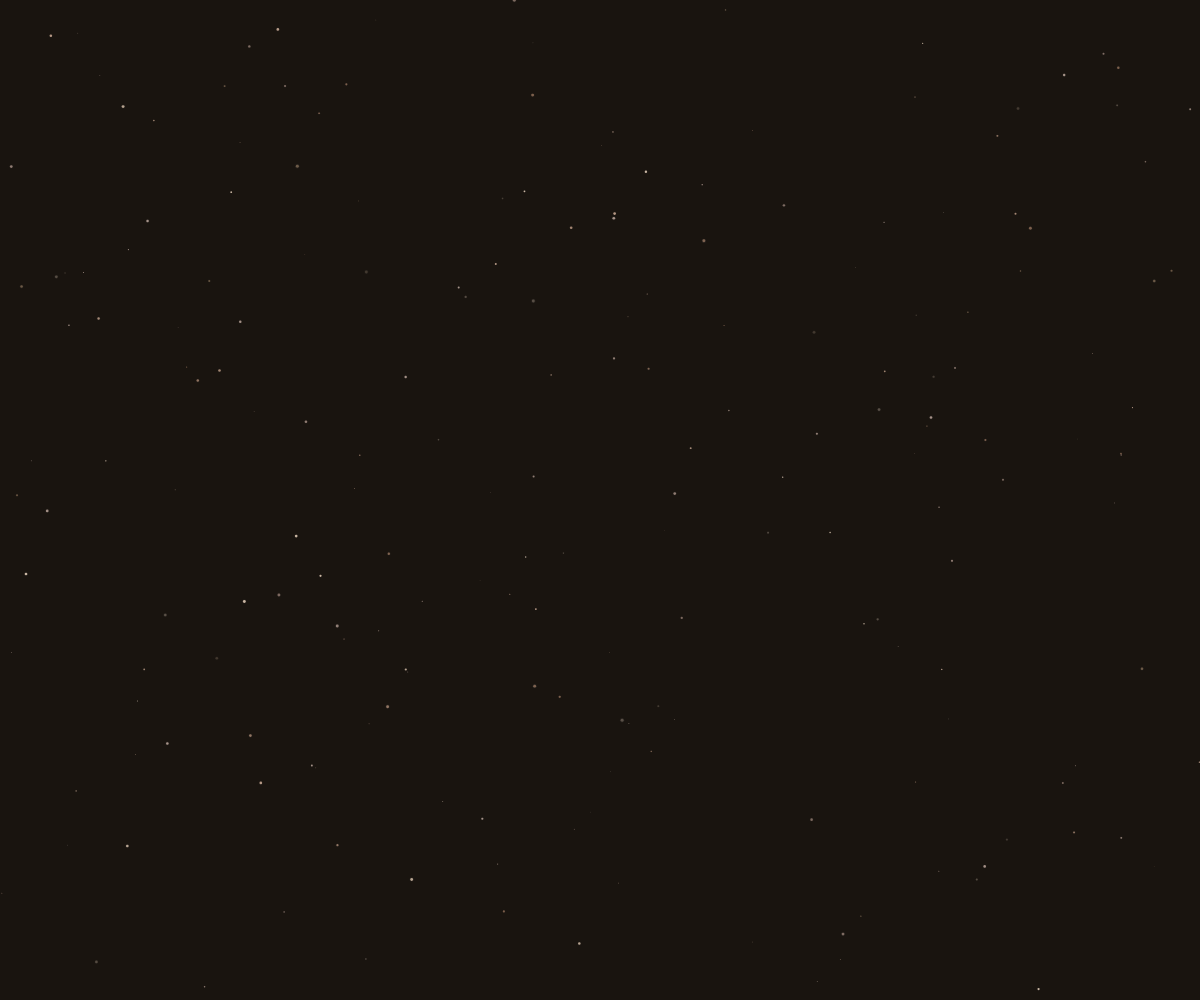
Frame 1 (no input)
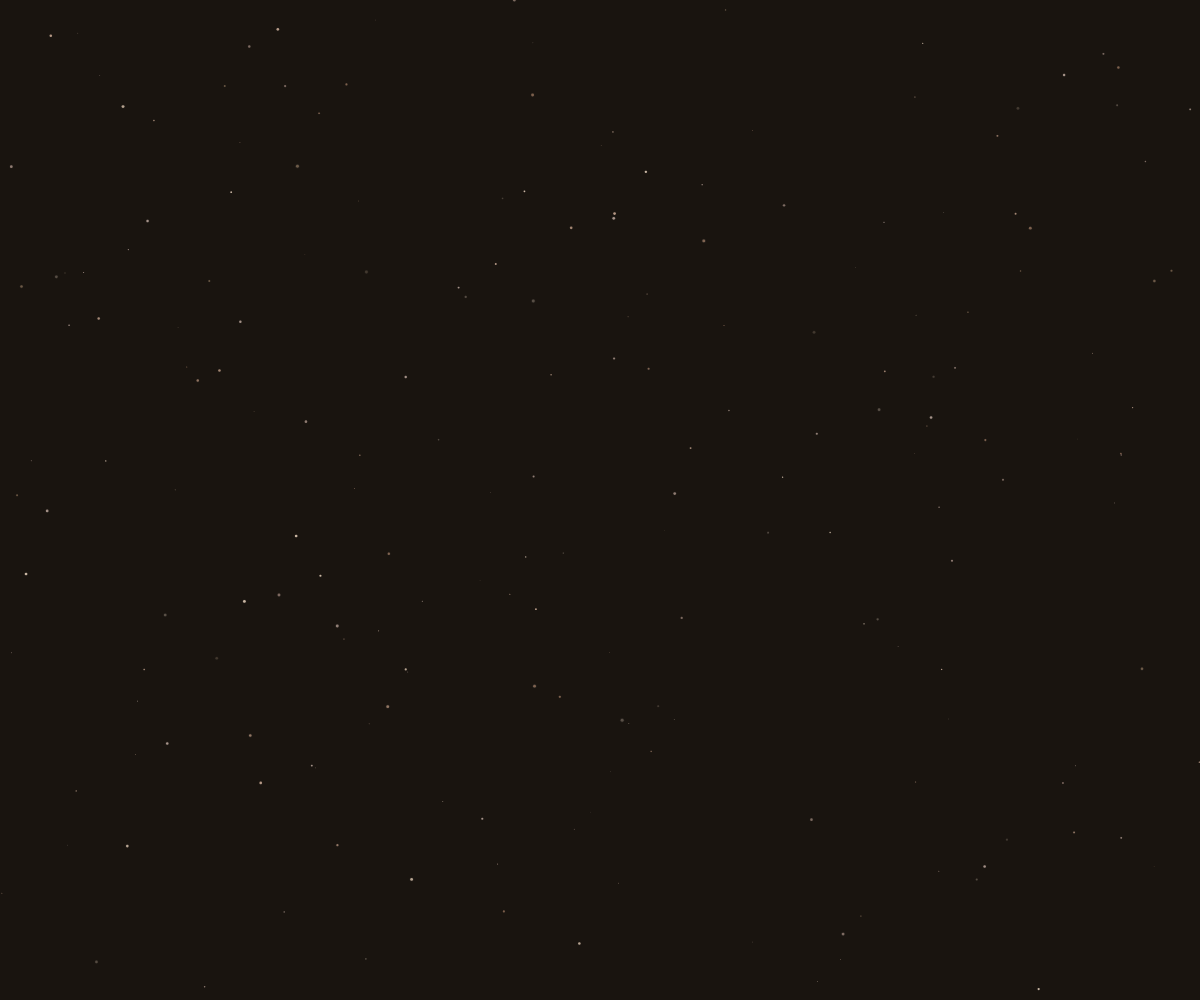
Frame 60 (no input)
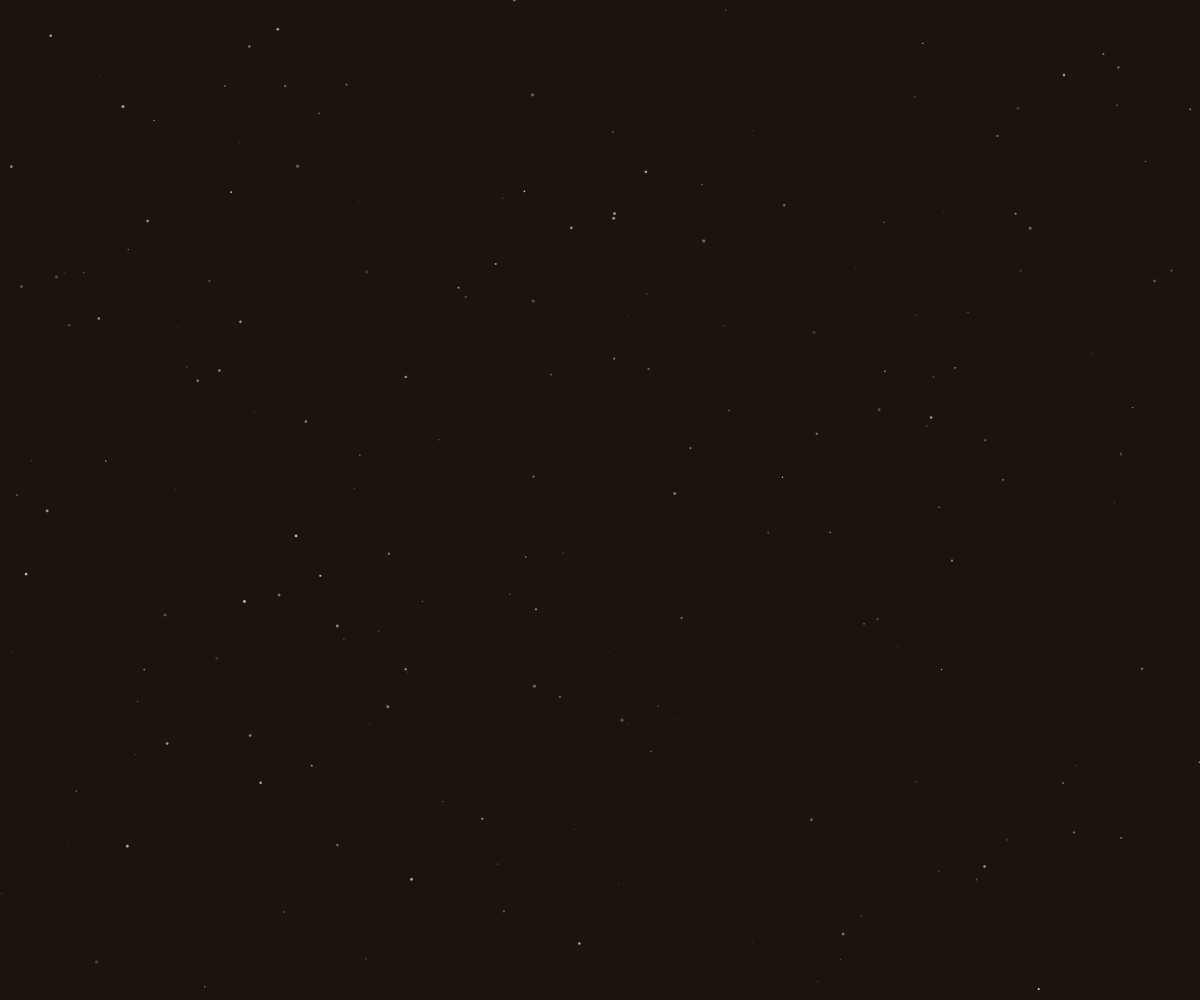
Frame 120 (the mouse pressed at the canvas centre since frame 60)

The p5.js sketch that drew these frames (run headless with seeded random() and noise() and a simulated clock; from frame 60 on, the mouse is pressed at the canvas centre):

// p5.js sketch
// ── sketch.js
let shelves = [];
let woolThreads = [];
let colors = [];

function setup() {
  createCanvas(windowWidth, windowHeight);
  
  // Muted organic palette inspired by knitted wool and decayed wood
  colors = [
    color(100, 80, 60),   // Deep brown
    color(120, 90, 70),   // Medium brown
    color(140, 110, 90),  // Light brown
    color(160, 130, 110), // Pale brown
    color(180, 150, 130), // Very pale brown
    color(120, 100, 90),  // Muted tan
    color(140, 120, 110), // Soft beige
    color(160, 140, 130), // Cream
    color(80, 70, 60),    // Darker wood tone
    color(60, 50, 40),    // Very dark brown
    color(200, 180, 160), // Pale grayish brown
    color(180, 160, 140)  // Soft muted brown
  ];
  
  // Create library shelves with decayed wood texture
  for (let i = 0; i < 8; i++) {
    let y = map(i, 0, 7, height * 0.2, height * 0.8);
    let shelfHeight = random(15, 30);
    let shelfWidth = random(width * 0.4, width * 0.8);
    let x = (width - shelfWidth) / 2;
    
    shelves.push({
      x: x,
      y: y,
      width: shelfWidth,
      height: shelfHeight,
      color: random(colors),
      texture: []
    });
    
    // Add wood grain texture to shelves
    for (let j = 0; j < 50; j++) {
      shelves[i].texture.push({
        x: random(shelfWidth),
        y: random(shelfHeight),
        w: random(1, 3),
        h: random(0.5, 1.5)
      });
    }
  }
  
  // Create accumulated wool threads
  for (let i = 0; i < 200; i++) {
    woolThreads.push({
      x: random(width),
      y: random(height),
      size: random(0.5, 3),
      color: random(colors),
      opacity: random(30, 80),
      speed: random(0.001, 0.005),
      offset: random(TWO_PI)
    });
  }
}

function draw() {
  background(25, 20, 15);
  
  // Draw shelves with subtle decay
  for (let shelf of shelves) {
    let y = shelf.y + sin(frameCount * 0.001 + shelf.offset) * 0.5;
    
    // Shelf base with wood texture
    noStroke();
    fill(shelf.color);
    rect(shelf.x, y, shelf.width, shelf.height);
    
    // Add wood grain texture
    stroke(255, 255, 255, 10);
    strokeWeight(0.3);
    for (let tex of shelf.texture) {
      line(tex.x + shelf.x, tex.y + y, tex.x + shelf.x + tex.w, tex.y + y + tex.h);
    }
    
    // Add subtle aging effect to shelves
    fill(0, 0, 0, 10);
    noStroke();
    rect(shelf.x, y, shelf.width, shelf.height * 0.1);
  }
  
  // Draw accumulated wool threads with slow movement
  for (let thread of woolThreads) {
    let x = thread.x + sin(frameCount * thread.speed + thread.offset) * 0.5;
    let y = thread.y + cos(frameCount * thread.speed + thread.offset) * 0.3;
    
    noStroke();
    fill(thread.color);
    ellipse(x, y, thread.size, thread.size);
    
    // Add subtle fading effect
    fill(255, 255, 255, thread.opacity * 0.2);
    ellipse(x, y, thread.size * 1.5, thread.size * 1.5);
  }
  
  // Add gentle shimmer and slow changes to the scene
  if (frameCount % 30 === 0) {
    let shimmerX = random(width);
    let shimmerY = random(height);
    let size = random(0.5, 2);
    fill(255, 255, 255, 10);
    noStroke();
    ellipse(shimmerX, shimmerY, size, size);
  }
}

function windowResized() {
  resizeCanvas(windowWidth, windowHeight);
}
